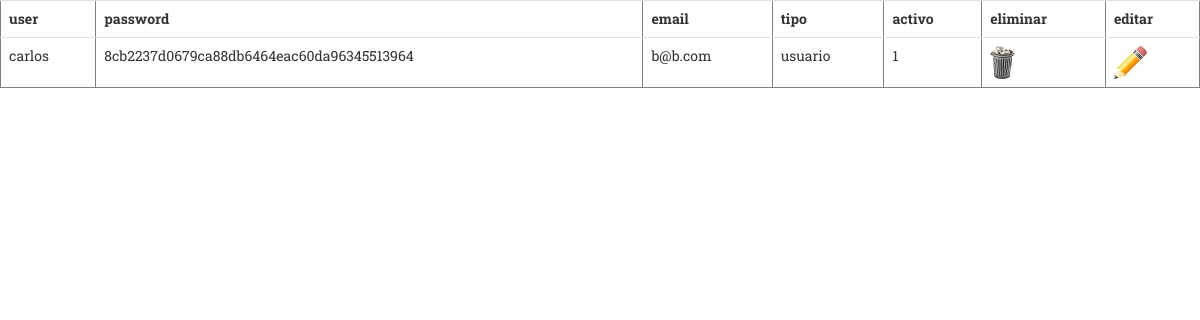
The page /sbadmin/usuarios/mostrarusuarios.php on the database its author committed.
### tables this page shows
CREATE TABLE `usuario` (
  `usuario` varchar(20) NOT NULL,
  `password` varchar(50) NOT NULL,
  `email` varchar(80) NOT NULL,
  `tipo` enum('administrador','usuario') NOT NULL,
  `activo` tinyint(1) NOT NULL
);

### sbadmin/clases/BaseDatos.php (called while the page is built, shortened)
<?php
class BaseDatos {
    private $conexion;
    private $resultado;
    function __construct() {
        $this->conexion = new mysqli(Constantes::$servidor, Constantes::$usuario, Constantes::$clave, Constantes::$baseDatos);
        $this->conexion->set_charset("utf8");
    }
    function getFila() {
        return $this->resultado->fetch_array();
    }
    function setConsulta($consulta) {
        return $this->resultado = $this->conexion->query($consulta);
    }
}

### sbadmin/clases/Usuario.php (called while the page is built, shortened)
<?php
class Usuario {
    private $user, $pass, $email, $tipo, $activo;
    function __construct($user=null, $pass=null, $email=null, $tipo=null, $activo=null) {
        $this->user = $user;
        $this->pass = $pass;
        $this->email = $email;
        $this->tipo = $tipo;
        $this->activo = $activo;
    }
    function getUser() {
        return $this->user;
    }
    function getPass() {
        return $this->pass;
    }
    function getEmail() {
        return $this->email;
    }
    function getTipo() {
        return $this->tipo;
    }
    function getActivo() {
        return $this->activo;
    }
    public function set($objArray, $posinicial=0){
        $this->user = $objArray[0+$posinicial];
        $this->pass = $objArray[1+$posinicial];
        $this->email = $objArray[2+$posinicial];
        $this->tipo = $objArray[3+$posinicial];
        $this->activo = $objArray[4+$posinicial];
    }
}

### sbadmin/clases/GestionUsuario.php (the view, shortened to what this page needs)
<?php
class GestionUsuario {
    private $nombreTabla = "usuario";
    private $bd = null;
    function __construct(BaseDatos $bd) {
        $this->bd = $bd;
    }
    function view($condicion="", $orderby=""){
        $this->bd->setConsulta("select * from ".$this->nombreTabla." $condicion $orderby");
        $respuesta = '<table class="table" border="1">
            <tr>
                <th>user</th>
                <th>password</th>
                <th>email</th>
                <th>tipo</th>
                <th>activo</th>
                <th>eliminar</th>
                <th>editar</th>
            </tr>';
        while($fila = $this->bd->getFila()){
            $obj = new Usuario();
            $obj->set($fila);
            $respuesta.=
            "<tr>
                <td>".$obj->getUser()."</td>
                <td>".$obj->getPass()."</td>
                <td>".$obj->getEmail()."</td>
                <td>".$obj->getTipo()."</td>
                <td>".$obj->getActivo()."</td>
                <td><a href=\"phpborrar.php?email=".$obj->getEmail()."\"><img src=\"../img/cubo.jpg\"/></a></td>
                <td><a href=\"editar.php?user=".$obj->getUser()."\"><img src=\"../img/editar.jpg\"/></a></td>
            </tr>";
        }
        $respuesta .= "</table>";
        return $respuesta;
    }
}

### rows shown on the page
usuario: usuario "carlos", password "8cb2237d0679ca88db6464eac60da96345513964", email "b@b.com", tipo "usuario", activo "1"
